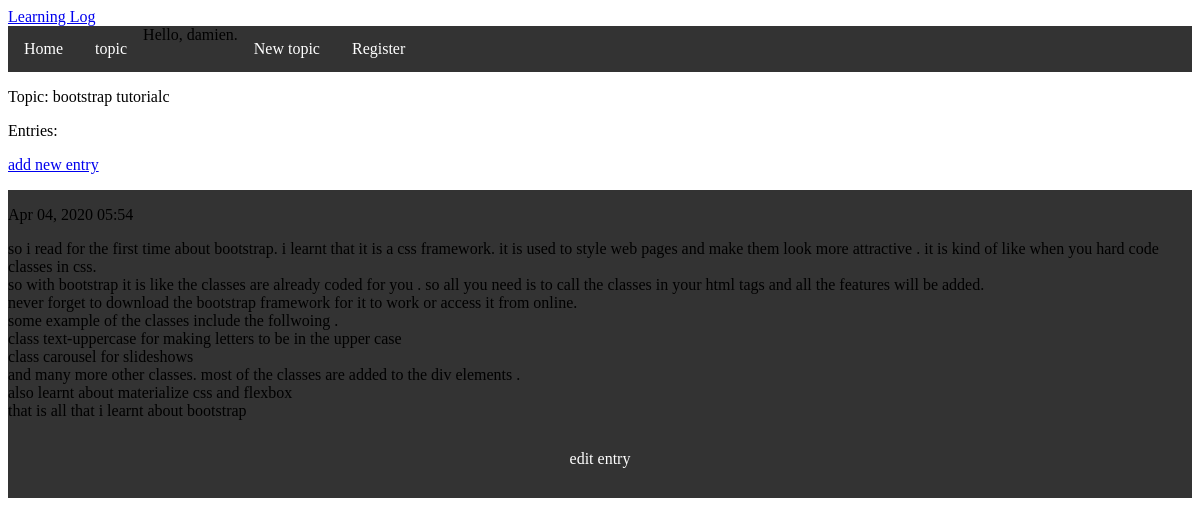
Screenshot of /topics/5/ (signed in) with the database file from the repository.
### learning_logs/models.py (models this page shows, shortened)
class Topic(models.Model):
	text = models.CharField(max_length=200)
	date_added = models.DateTimeField(auto_now_add=True)
	owner = models.ForeignKey(User)
	def __str__(self):
		return self.text

class Entry(models.Model):
	topic = models.ForeignKey( Topic)
	text = models.TextField()
	date_added = models.DateTimeField(auto_now_add=True)
	class Meta:
		verbose_name_plural = 'entries'

### learning_logs/views.py (the view)
# urls.py: url(r'^topics/(?P<topic_id>\d+)/$' , views.topic, name='topic'),
@login_required
def topic(request, topic_id):
	topic = Topic.objects.get(id=topic_id)
	entries = topic.entry_set.order_by('-date_added')
	context = {'topic': topic, 'entries': entries}
	return render(request, 'learning_logs/topic.html', context)

### learning_logs/templates/learning_logs/topic.html
{% extends 'learning_logs/base.html' %}
{% block content %}
<p> Topic: {{ topic}}</p>
<p>Entries:</p>
<p>
	<a href="{% url 'learning_logs:new_entry' topic.id %}">add new entry</a>
</p>
<ul>
	{% for entry in entries %}
	<li>
		<p>{{ entry.date_added|date:'M d, Y H:i' }}</p>
		<p>{{ entry.text|linebreaks }}</p>
		<p>
			<a href="{% url 'learning_logs:edit_entry' entry.id %}">edit entry</a>
		</p>
	</li>
	{% empty %}
	<li>
		there are no entries for this topic yet
	</li>
	{% endfor %}
</ul>
{% endblock content %}

### learning_logs/templates/learning_logs/base.html (shortened to what this page needs)
<!DOCTYPE html>
<html>
<head>
</head>
<body style="background-color:white;, padding: 20px; ">
	<a href="{% url 'learning_logs:index' %}">Learning Log</a>
<ul>
  <li><a href="{% url 'learning_logs:index' %}">Home</a></li>
  <li><a href="{% url 'learning_logs:topics' %} ">topic</a>
  </li>
  <li>
    {% if user.is_authenticated %}
    Hello, {{ user.username }}.
    <a href="{% url 'users:logout' %} "></a>
    {% else %}
    <a href="{% url 'users:login' %} "> Log in</a>
    {% endif %}
  </li>
  <li><a href="{% url 'learning_logs:new_topic' %}">New topic</a></li>
  <li>
      <a href="{% url 'users:register' %}">Register</a>
  </li>
</ul>
	{%  block content %}
	{% endblock content %}
</body>
</html>

### learning_logs/templates/learning_logs/base.html (style rules this page uses)
ul { list-style-type: none; margin: 0; padding: 0; overflow: hidden; background-color: #333; }
li { float: left; }
li a { display: block; color: white; text-align: center; padding: 14px 16px; text-decoration: none; }

### rows the page displays
Topic: text "bootstrap tutorialc"
Entry: date_added "Apr 04, 2020 05:54", text "so i read for the first time about bootstrap. i learnt that it is a css framework. it is used to style web pages and make them look more attractive . it is kind of like when you hard code classes in css. so with bootstrap it is like the classes are already coded for you . so all you need is to call the classes in your html tags and all the features will be added. never forget to download the bootstrap framework for it to work or access it from online. some example of the classes include the follwoing . class text-uppercase for making letters to be in the upper case class carousel for slideshows and many more other classes. most of the classes are added to the div elements . also learnt…"

### other values shown
{{ user.username }} "damien"
